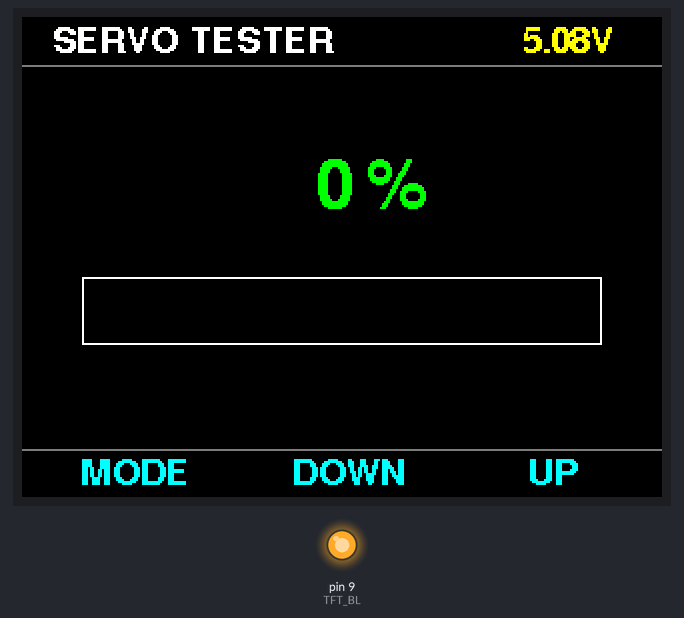
The sketch below on a simulated Arduino Uno, built with avr-gcc and run on an emulated ATmega328P. On the bench: 320×240 colour display, output pins drawn as LEDs (lit = HIGH).

Above: at 0.46 s.
At 4.93 s:
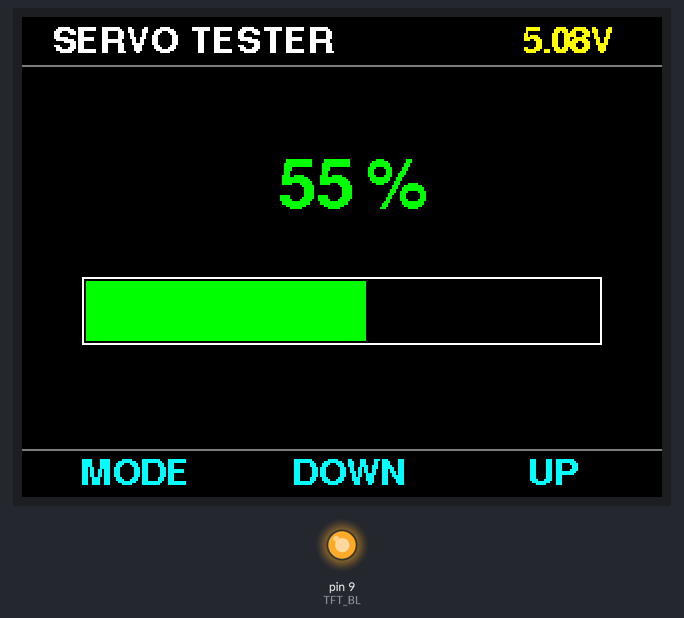
At 9.79 s:
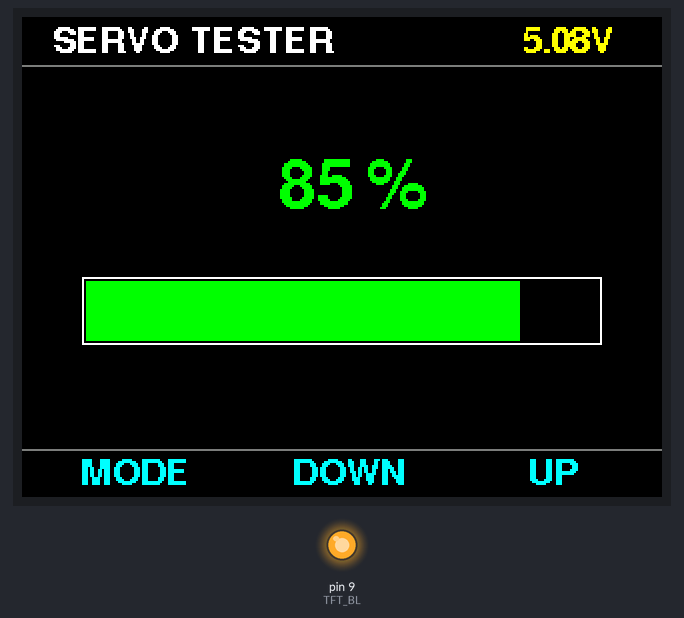
At 19.17 s:
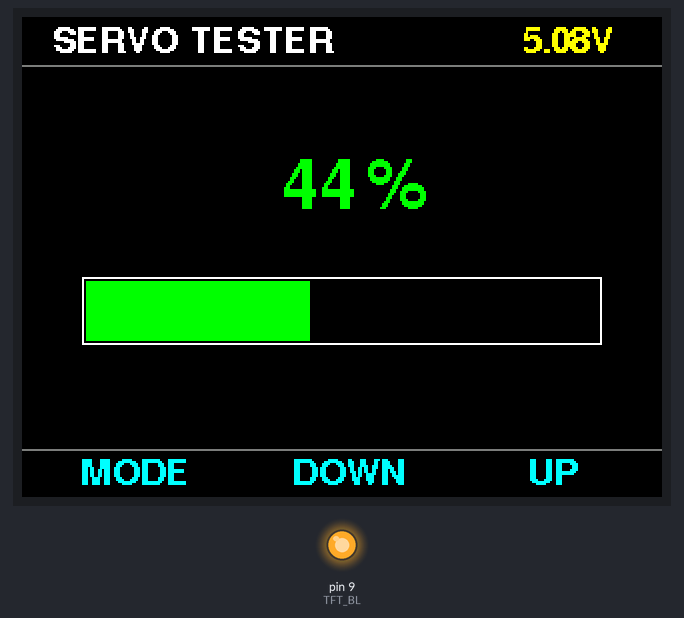
At 28.54 s:
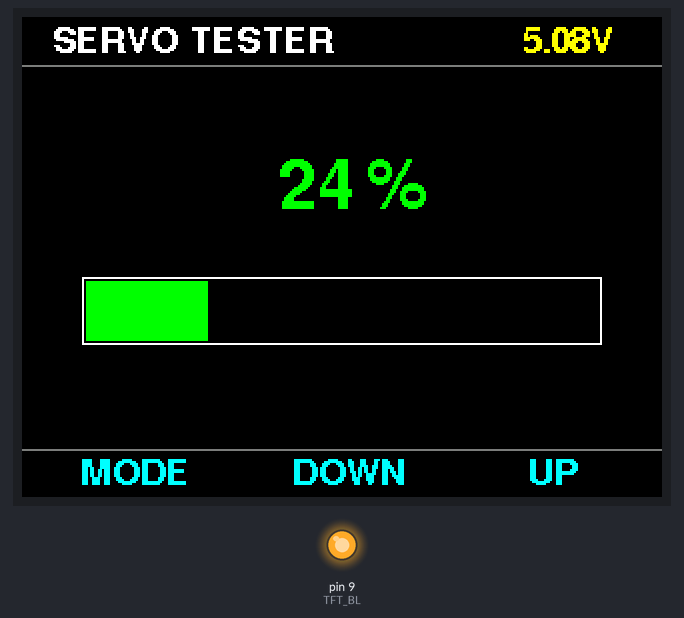
At 37.98 s:
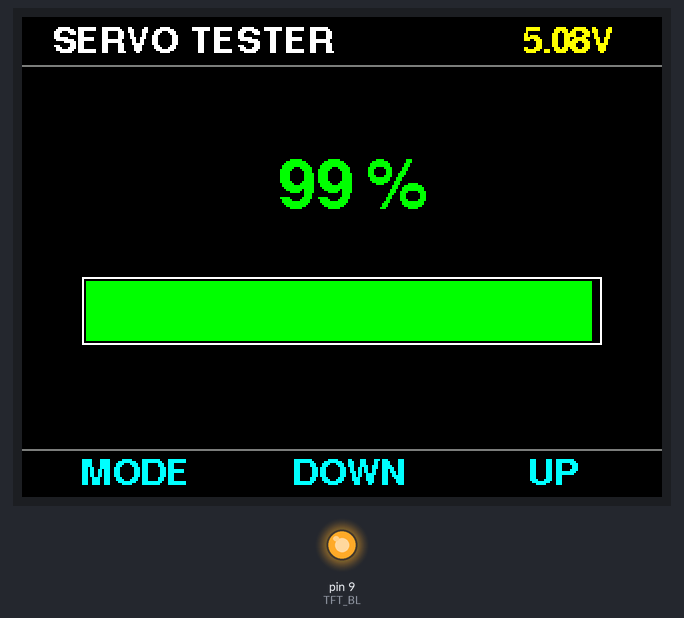

The sketch:

waveshare_lcd_test.ino
```cpp
#include <SPI.h>
#include <Adafruit_GFX.h>
#include <Adafruit_ILI9341.h>

// Include the smoother, premium custom fonts
#include <Fonts/FreeSansBold9pt7b.h>
#include <Fonts/FreeSansBold18pt7b.h>

// --- WAVESHARE PIN CONFIGURATION ---
#define TFT_CS   10
#define TFT_DC   7
#define TFT_RST  8
#define TFT_BL   9

Adafruit_ILI9341 tft = Adafruit_ILI9341(TFT_CS, TFT_DC, TFT_RST);

float animationAngle = 0.0;
int currentPercent = 0;
int lastPercent = -1;

void setup() {
  pinMode(TFT_BL, OUTPUT);
  digitalWrite(TFT_BL, HIGH);

  tft.begin();
  tft.setRotation(1); // Landscape (320x240)
  tft.fillScreen(ILI9341_BLACK);
  delay(50);

  drawStaticLayout();
}

void drawStaticLayout() {
  int w = tft.width();
  int h = tft.height();

  // Set smooth font for headers and footers
  tft.setFont(&FreeSansBold9pt7b);
  tft.setTextSize(1); // Custom fonts should stay at size 1 for maximum smoothness

  // ---------------- HEADER ZONE ----------------
  int headerLineY = h * 0.10;
  tft.drawFastHLine(0, headerLineY, w, ILI9341_DARKGREY);

  // Custom fonts render from the baseline up, so Y coordinates are adjusted down
  tft.setTextColor(ILI9341_WHITE);
  tft.setCursor(15, 17);
  tft.print("SERVO TESTER");

  tft.setTextColor(ILI9341_YELLOW);
  tft.setCursor(w - 15 - 55, 17);
  tft.print("5.08V");

  // ---------------- FOOTER ZONE ----------------
  int footerLineY = h * 0.90;
  tft.drawFastHLine(0, footerLineY, w, ILI9341_DARKGREY);

  tft.setTextColor(ILI9341_CYAN);
  int slotWidth = w / 3;
  int footerTextY = 233;

  tft.setCursor((slotWidth * 0) + (slotWidth / 2) - 24, footerTextY);
  tft.print("MODE");

  tft.setCursor((slotWidth * 1) + (slotWidth / 2) - 24, footerTextY);
  tft.print("DOWN");

  tft.setCursor((slotWidth * 2) + (slotWidth / 2) - 12, footerTextY);
  tft.print("UP");

  // ---------------- STATIC PERCENT SIGN ----------------
  // We draw the large % sign ONCE right here. It will never flicker or rewrite.
  tft.setFont(&FreeSansBold18pt7b);
  tft.setTextColor(ILI9341_GREEN);
  tft.setCursor((w / 2) + 12, 95); // Fixed position slightly right of center
  tft.print("%");

  // ---------------- CENTER PROGRESS BAR CONTAINER ----------------
  int barWidth = w * 0.80;
  int barHeight = 30;
  int barX = (w - barWidth) / 2;
  int barY = h * 0.55;

  tft.drawRect(barX - 2, barY - 2, barWidth + 4, barHeight + 4, ILI9341_WHITE);
}

void loop() {
  animationAngle += 0.04;
  if (animationAngle >= 2 * PI) {
    animationAngle -= 2 * PI;
  }
  currentPercent = (0.5 - 0.5 * cos(animationAngle)) * 100.0;

  // FILTER: Skip rendering if data hasn't changed
  if (currentPercent == lastPercent) {
    delay(10);
    return;
  }

  lastPercent = currentPercent;

  int w = tft.width();
  int h = tft.height();
  int barY = h * 0.55;
  int barWidth = w * 0.80;
  int barHeight = 30;
  int barX = (w - barWidth) / 2;

  // 1. LIVE NUMBER ONLY UPDATE (Zero Jitter Architecture)
  tft.setFont(&FreeSansBold18pt7b);

  // Clear ONLY the bounding box where the numbers sit (stops before the % sign)
  // Box spans from X: (w/2)-65 to (w/2)+5. The % sign safely lives at (w/2)+12.
  tft.fillRect((w / 2) - 65, 62, 72, 36, ILI9341_BLACK);

  // Convert percentage integer to string
  char numStr[4];
  sprintf(numStr, "%d", currentPercent);

  // Measure string width dynamically to handle proportional font widths
  int16_t x1, y1;
  uint16_t textW, textH;
  tft.getTextBounds(numStr, 0, 0, &x1, &y1, &textW, &textH);

  // Right-align calculations: Anchor the right edge of the numbers perfectly at (w/2) + 4
  int dynamicNumX = (w / 2) + 4 - textW;

  tft.setCursor(dynamicNumX, 95);
  tft.setTextColor(ILI9341_GREEN);
  tft.print(numStr);

  // 2. LIVE CENTER BAR UPDATE
  int dynamicPixelFill = map(currentPercent, 0, 100, 0, barWidth);

  if (dynamicPixelFill > 0) {
    tft.fillRect(barX, barY, dynamicPixelFill, barHeight, ILI9341_GREEN);
  }
  if (dynamicPixelFill < barWidth) {
    tft.fillRect(barX + dynamicPixelFill, barY, barWidth - dynamicPixelFill, barHeight, ILI9341_BLACK);
  }

  delay(5);
}
```
